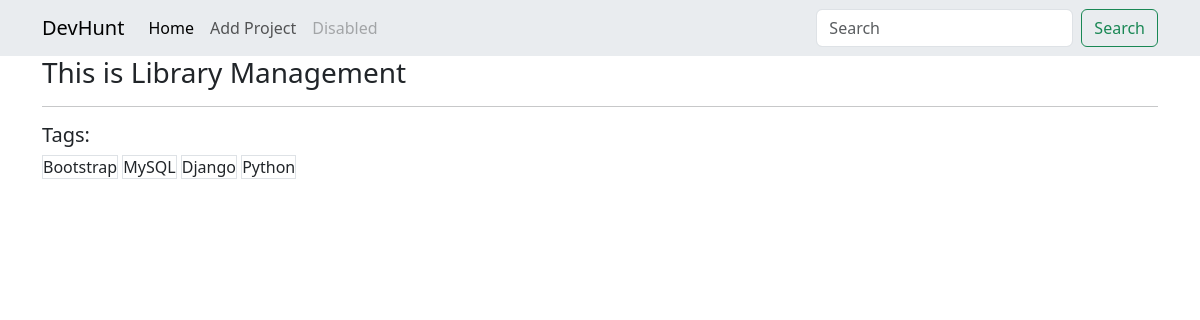
The page /project/1a240ab0-44a6-434f-a212-6f1632efd384/ on the database its author committed.
### projects/models.py (models this page shows, shortened)
class Project(models.Model):
    title = models.CharField(max_length=255)
    description = models.TextField(null=True, blank=True)
    demo_link = models.CharField(max_length=200, null=True, blank=True)
    source_link = models.CharField(max_length=200, null=True, blank=True)
    tags = models.ManyToManyField('Tag', blank=True)
    vote_total = models.IntegerField(default=0, null=True, blank=True)
    vote_ratio = models.IntegerField(default=0, null=True, blank=True)
    created_at = models.DateTimeField(auto_now_add=True)
    id = models.UUIDField(default=uuid.uuid4, unique=True,
                          primary_key=True, editable=False)

class Tag(models.Model):
    name = models.CharField(max_length=200)
    created_at = models.DateTimeField(auto_now_add=True)
    id = models.UUIDField(default=uuid.uuid4, unique=True,
                          primary_key=True, editable=False)

### projects/views.py (the view)
# urls.py: path("project/<str:pk>/", views.project, name="single-project"),
def project(request, pk):
    project = Project.objects.get(id=pk)
    context = {
        'project': project,
    }
    return render(request, 'projects/single-project.html', context)

### projects/templates/projects/single-project.html (shortened to what this page needs)
{% extends 'main.html' %}
{% block content %}
<h3>This is {{project.title}}</h3>
<hr>
<h5>Tags:</h5>
{% for tag in project.tags.all %}
<span class="border">{{tag.name}}</span>
{% endfor %}
{% endblock content %}

### rows shown on the page
Project: title "Library Management"
Tag: name "Bootstrap"
Tag: name "MySQL"
Tag: name "Django"
Tag: name "Python"
